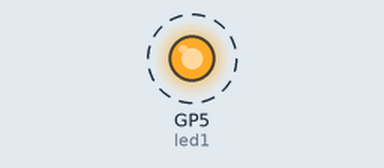
Simulated run of this program. Board: Raspberry Pi Pico running MicroPython. On the bench: output pins drawn as LEDs (lit = HIGH). Dashed ring = blinking.

Above: at 0.2 s.
Timing chart, 0 to 3.0 s (numbered marks = the images above):
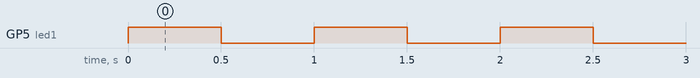

Measured:
- by itself, GP5 (led1): alternates HIGH for 0.50 s and LOW for 0.50 s

The program:

L__.py
```python
from picozero import LED        # LED制御用
from time import sleep          # 待ち時間

led1 = LED(5)                   # GP5にLED接続

while True:                     # ずっと繰り返す
    led1.on()                   # 点灯
    sleep(0.5)                  # 0.5秒待つ

    led1.off()                  # 消灯
    sleep(0.5)                  # 0.5秒待つ
```
